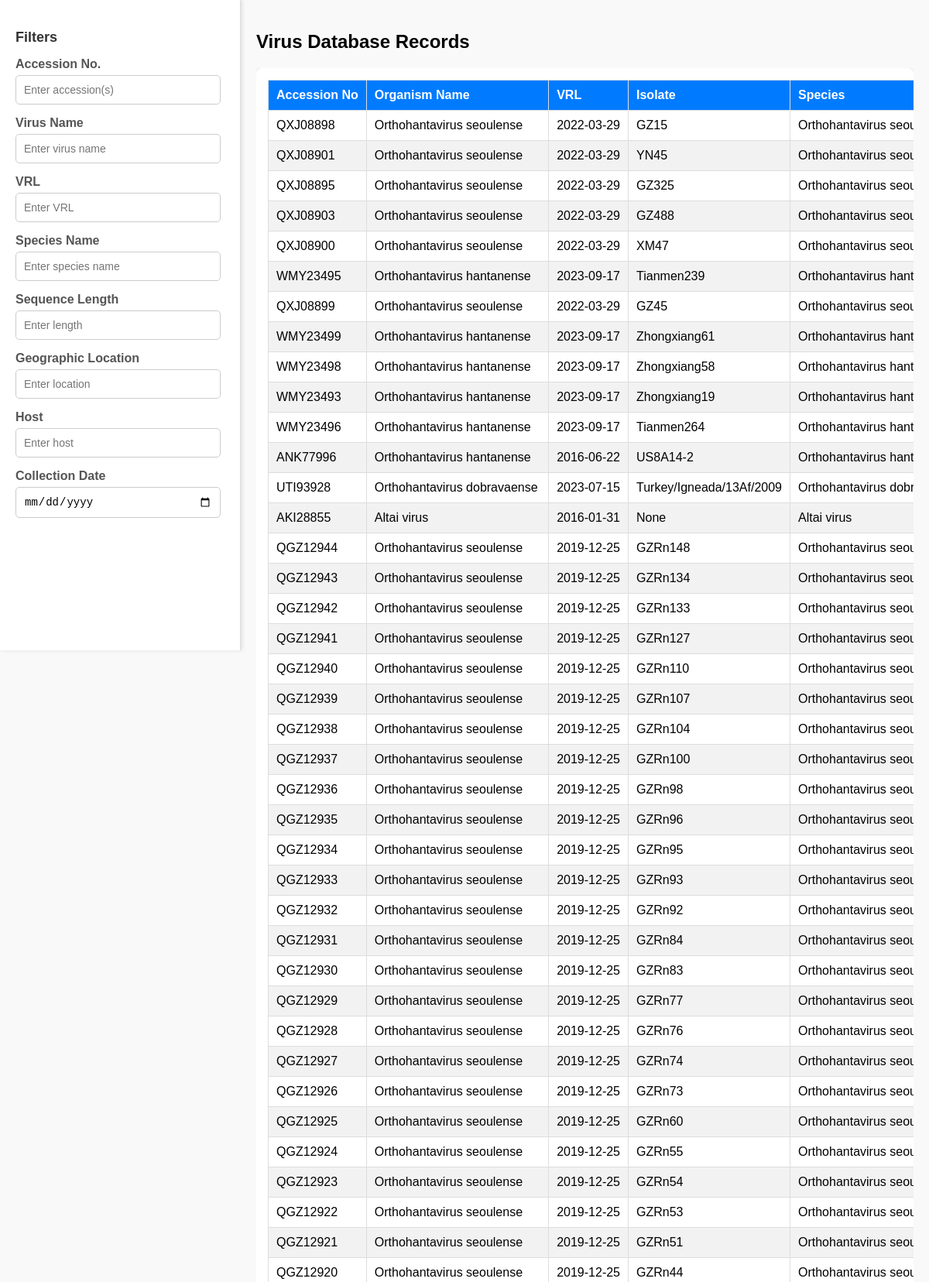
Screenshot of /upload_excel/?page=16 (upper part) with the database file from the repository.
### main/models.py (models this page shows, shortened)
class ImportVirusRecord(models.Model):
    accession_no = models.CharField(max_length=100)
    organism_name = models.CharField(max_length=200)
    vrl = models.CharField(max_length=50, blank=True, null=True)
    isolate = models.CharField(max_length=200, blank=True, null=True)
    species = models.CharField(max_length=200)
    length = models.IntegerField()
    geo_location = models.CharField(max_length=200, blank=True, null=True)
    host = models.CharField(max_length=200, blank=True, null=True)
    collection_date = models.CharField(max_length=50, blank=True, null=True)

### main/views.py (the view, shortened to what this page needs)
# urls.py: path('upload_excel/', views.upload_excel, name='upload_excel'),
def upload_excel(request):
    update_database_from_excel()
    records = ImportVirusRecord.objects.all().order_by('id')
    paginator = Paginator(records, 50)
    page_number = request.GET.get('page')
    page_obj = paginator.get_page(page_number)
    return render(request, 'main/upload_excel.html', {'records': page_obj})

### main/views.py (called while the page is built, shortened)
def update_database_from_excel():
    if not os.path.exists(EXCEL_FILE_PATH):
        print(f"❌ ERROR: File not found at {EXCEL_FILE_PATH}")
        return

### main/templates/main/upload_excel.html (shortened to what this page needs)
<!DOCTYPE html>
<html lang="en">
<head>
</head>
<body>
<div class="main-container">
    <div class="sidebar">
        <h3>Filters</h3>
        <div class="filter-item">
            <label>Accession No.</label>
            <input type="text" id="accessionFilter" placeholder="Enter accession(s)" onkeyup="filterTable()">
        </div>
        <div class="filter-item">
            <label>Virus Name</label>
            <input type="text" id="virusFilter" placeholder="Enter virus name" onkeyup="filterTable()">
        </div>
        <div class="filter-item">
            <label>VRL</label>
            <input type="text" id="vrlFilter" placeholder="Enter VRL" onkeyup="filterTable()">
        </div>
        <div class="filter-item">
            <label>Species Name</label>
            <input type="text" id="speciesFilter" placeholder="Enter species name" onkeyup="filterTable()">
        </div>
        <div class="filter-item">
            <label>Sequence Length</label>
            <input type="number" id="lengthFilter" placeholder="Enter length" onkeyup="filterTable()">
        </div>
        <div class="filter-item">
            <label>Geographic Location</label>
            <input type="text" id="geoFilter" placeholder="Enter location" onkeyup="filterTable()">
        </div>
        <div class="filter-item">
            <label>Host</label>
            <input type="text" id="hostFilter" placeholder="Enter host" onkeyup="filterTable()">
        </div>
        <div class="filter-item">
            <label>Collection Date</label>
            <input type="date" id="dateFilter" onchange="filterTable()">
        </div>
    </div>
    <div class="content">
        <h2>Virus Database Records</h2>
        <div class="table-scroll">
            <div class="table-container">
                <table id="virusTable">
                    <thead>
                        <tr>
                            <th>Accession No</th>
                            <th>Organism Name</th>
                            <th>VRL</th>
                            <th>Isolate</th>
                            <th>Species</th>
                        </tr>
                    </thead>
                    <tbody>
                        {% for record in records %}
                        <tr>
                            <td>{{ record.accession_no }}</td>
                            <td>{{ record.organism_name }}</td>
                            <td>{{ record.vrl }}</td>
                            <td>{{ record.isolate }}</td>
                            <td>{{ record.species }}</td>
                        </tr>
                        {% endfor %}
                    </tbody>
                </table>
            </div>
        </div>
    </div>
</div>
</body>
</html>

### main/templates/main/upload_excel.html (style rules this page uses)
body { font-family: Arial, sans-serif; margin: 0; padding: 0; background-color: #f9f9f9; }
.main-container { display: flex; min-height: 100vh; overflow: hidden; }
.sidebar { width: 270px; background-color: #ffffff; padding: 20px; border-right: 1px solid #ddd; position: sticky; top: 0; height: 100vh; overflow-y: auto; flex-shrink: 0; box-shadow: 2px 0px 5px rgba(0, 0, 0, 0.1); }
.sidebar h3 { margin-bottom: 15px; font-size: 18px; font-weight: bold; color: #333; }
.filter-item { margin-bottom: 15px; }
.filter-item label { display: block; font-weight: bold; margin-bottom: 5px; color: #555; }
.filter-item input { width: 90%; padding: 10px; border: 1px solid #ccc; border-radius: 5px; font-size: 14px; }
.content { flex: 1; padding: 20px; min-width: 800px; overflow: hidden; }
.table-container { position: relative; max-width: 100%; background: white; padding: 15px; border-radius: 8px; box-shadow: 0 0 10px rgba(0, 0, 0, 0.1); white-space: nowrap; }
.table-scroll { overflow-x: auto; overflow-y: hidden; max-width: 100%; border-bottom: 2px solid #ddd; }
table { width: 100%; border-collapse: collapse; min-width: 1200px; background: white; }
th, td { padding: 10px; border: 1px solid #ddd; text-align: left; }
th { background-color: #007bff; color: white; }
tr:nth-child(even) { background-color: #f2f2f2; }

### rows the page displays
ImportVirusRecord: accession_no "QXJ08898", organism_name "Orthohantavirus seoulense", vrl "2022-03-29", isolate "GZ15", species "Orthohantavirus…"
ImportVirusRecord: accession_no "QXJ08901", organism_name "Orthohantavirus seoulense", vrl "2022-03-29", isolate "YN45", species "Orthohantavirus…"
ImportVirusRecord: accession_no "QXJ08895", organism_name "Orthohantavirus seoulense", vrl "2022-03-29", isolate "GZ325", species "Orthohantavirus…"
ImportVirusRecord: accession_no "QXJ08903", organism_name "Orthohantavirus seoulense", vrl "2022-03-29", isolate "GZ488", species "Orthohantavirus…"
ImportVirusRecord: accession_no "QXJ08900", organism_name "Orthohantavirus seoulense", vrl "2022-03-29", isolate "XM47", species "Orthohantavirus…"
ImportVirusRecord: accession_no "WMY23495", organism_name "Orthohantavirus hantanense", vrl "2023-09-17", isolate "Tianmen239", species "Orthohantavirus…"
ImportVirusRecord: accession_no "QXJ08899", organism_name "Orthohantavirus seoulense", vrl "2022-03-29", isolate "GZ45", species "Orthohantavirus…"
ImportVirusRecord: accession_no "WMY23499", organism_name "Orthohantavirus hantanense", vrl "2023-09-17", isolate "Zhongxiang61", species "Orthohantavirus…"
ImportVirusRecord: accession_no "WMY23498", organism_name "Orthohantavirus hantanense", vrl "2023-09-17", isolate "Zhongxiang58", species "Orthohantavirus…"
ImportVirusRecord: accession_no "WMY23493", organism_name "Orthohantavirus hantanense", vrl "2023-09-17", isolate "Zhongxiang19", species "Orthohantavirus…"
ImportVirusRecord: accession_no "WMY23496", organism_name "Orthohantavirus hantanense", vrl "2023-09-17", isolate "Tianmen264", species "Orthohantavirus…"
ImportVirusRecord: accession_no "ANK77996", organism_name "Orthohantavirus hantanense", vrl "2016-06-22", isolate "US8A14-2", species "Orthohantavirus…"
ImportVirusRecord: accession_no "UTI93928", organism_name "Orthohantavirus dobravaense", vrl "2023-07-15", isolate "Turkey/Igneada/13Af/2009", species "Orthohantavirus…"
ImportVirusRecord: accession_no "AKI28855", organism_name "Altai virus", vrl "2016-01-31", isolate "None", species "Altai virus"
ImportVirusRecord: accession_no "QGZ12944", organism_name "Orthohantavirus seoulense", vrl "2019-12-25", isolate "GZRn148", species "Orthohantavirus…"
ImportVirusRecord: accession_no "QGZ12943", organism_name "Orthohantavirus seoulense", vrl "2019-12-25", isolate "GZRn134", species "Orthohantavirus…"
ImportVirusRecord: accession_no "QGZ12942", organism_name "Orthohantavirus seoulense", vrl "2019-12-25", isolate "GZRn133", species "Orthohantavirus…"
ImportVirusRecord: accession_no "QGZ12941", organism_name "Orthohantavirus seoulense", vrl "2019-12-25", isolate "GZRn127", species "Orthohantavirus…"
ImportVirusRecord: accession_no "QGZ12940", organism_name "Orthohantavirus seoulense", vrl "2019-12-25", isolate "GZRn110", species "Orthohantavirus…"
ImportVirusRecord: accession_no "QGZ12939", organism_name "Orthohantavirus seoulense", vrl "2019-12-25", isolate "GZRn107", species "Orthohantavirus…"
ImportVirusRecord: accession_no "QGZ12938", organism_name "Orthohantavirus seoulense", vrl "2019-12-25", isolate "GZRn104", species "Orthohantavirus…"
ImportVirusRecord: accession_no "QGZ12937", organism_name "Orthohantavirus seoulense", vrl "2019-12-25", isolate "GZRn100", species "Orthohantavirus…"
ImportVirusRecord: accession_no "QGZ12936", organism_name "Orthohantavirus seoulense", vrl "2019-12-25", isolate "GZRn98", species "Orthohantavirus…"
ImportVirusRecord: accession_no "QGZ12935", organism_name "Orthohantavirus seoulense", vrl "2019-12-25", isolate "GZRn96", species "Orthohantavirus…"
ImportVirusRecord: accession_no "QGZ12934", organism_name "Orthohantavirus seoulense", vrl "2019-12-25", isolate "GZRn95", species "Orthohantavirus…"
ImportVirusRecord: accession_no "QGZ12933", organism_name "Orthohantavirus seoulense", vrl "2019-12-25", isolate "GZRn93", species "Orthohantavirus…"
ImportVirusRecord: accession_no "QGZ12932", organism_name "Orthohantavirus seoulense", vrl "2019-12-25", isolate "GZRn92", species "Orthohantavirus…"
ImportVirusRecord: accession_no "QGZ12931", organism_name "Orthohantavirus seoulense", vrl "2019-12-25", isolate "GZRn84", species "Orthohantavirus…"
ImportVirusRecord: accession_no "QGZ12930", organism_name "Orthohantavirus seoulense", vrl "2019-12-25", isolate "GZRn83", species "Orthohantavirus…"
ImportVirusRecord: accession_no "QGZ12929", organism_name "Orthohantavirus seoulense", vrl "2019-12-25", isolate "GZRn77", species "Orthohantavirus…"
ImportVirusRecord: accession_no "QGZ12928", organism_name "Orthohantavirus seoulense", vrl "2019-12-25", isolate "GZRn76", species "Orthohantavirus…"
ImportVirusRecord: accession_no "QGZ12927", organism_name "Orthohantavirus seoulense", vrl "2019-12-25", isolate "GZRn74", species "Orthohantavirus…"
ImportVirusRecord: accession_no "QGZ12926", organism_name "Orthohantavirus seoulense", vrl "2019-12-25", isolate "GZRn73", species "Orthohantavirus…"
ImportVirusRecord: accession_no "QGZ12925", organism_name "Orthohantavirus seoulense", vrl "2019-12-25", isolate "GZRn60", species "Orthohantavirus…"
ImportVirusRecord: accession_no "QGZ12924", organism_name "Orthohantavirus seoulense", vrl "2019-12-25", isolate "GZRn55", species "Orthohantavirus…"
ImportVirusRecord: accession_no "QGZ12923", organism_name "Orthohantavirus seoulense", vrl "2019-12-25", isolate "GZRn54", species "Orthohantavirus…"
ImportVirusRecord: accession_no "QGZ12922", organism_name "Orthohantavirus seoulense", vrl "2019-12-25", isolate "GZRn53", species "Orthohantavirus…"
ImportVirusRecord: accession_no "QGZ12921", organism_name "Orthohantavirus seoulense", vrl "2019-12-25", isolate "GZRn51", species "Orthohantavirus…"
ImportVirusRecord: accession_no "QGZ12920", organism_name "Orthohantavirus seoulense", vrl "2019-12-25", isolate "GZRn44", species "Orthohantavirus…"
